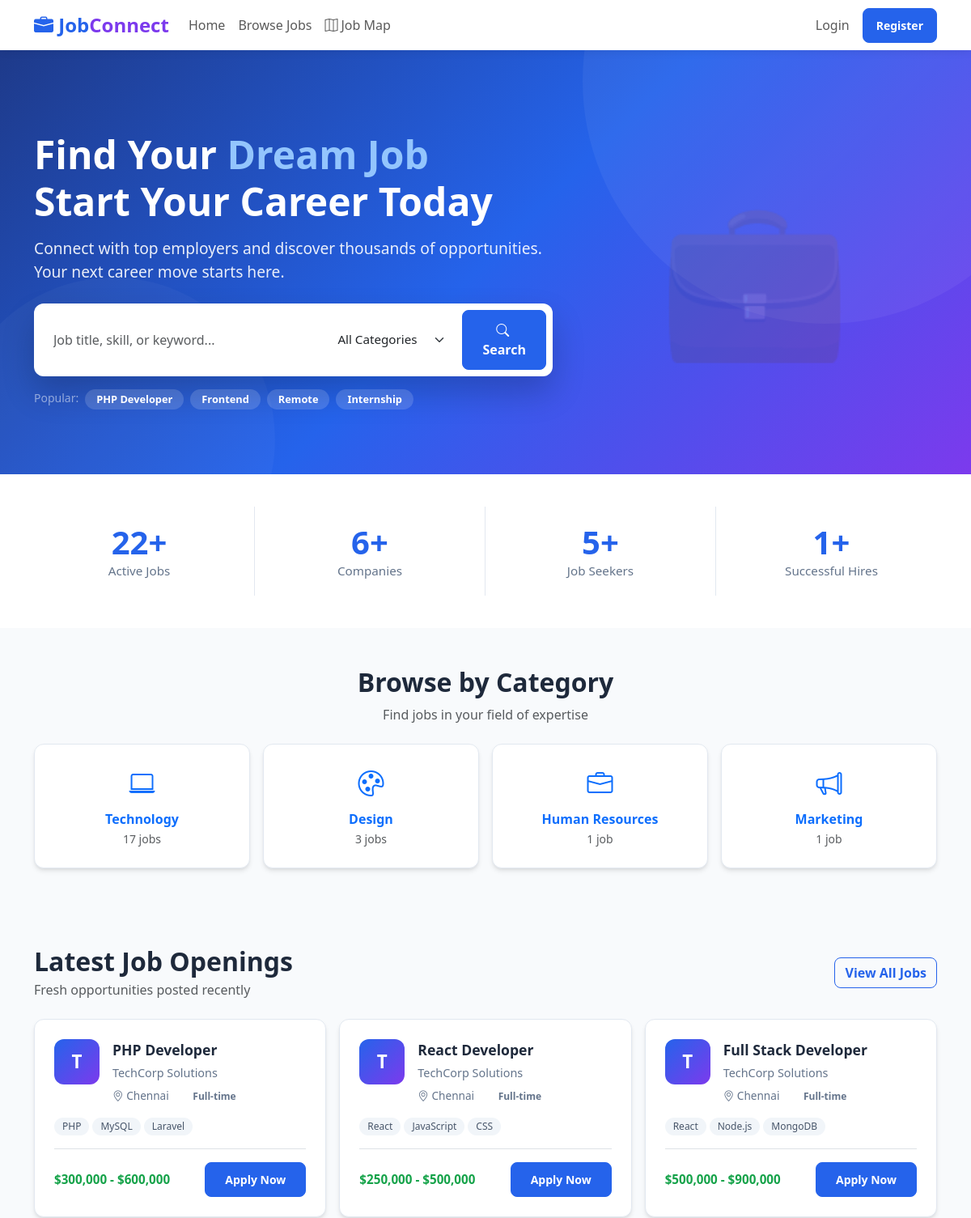
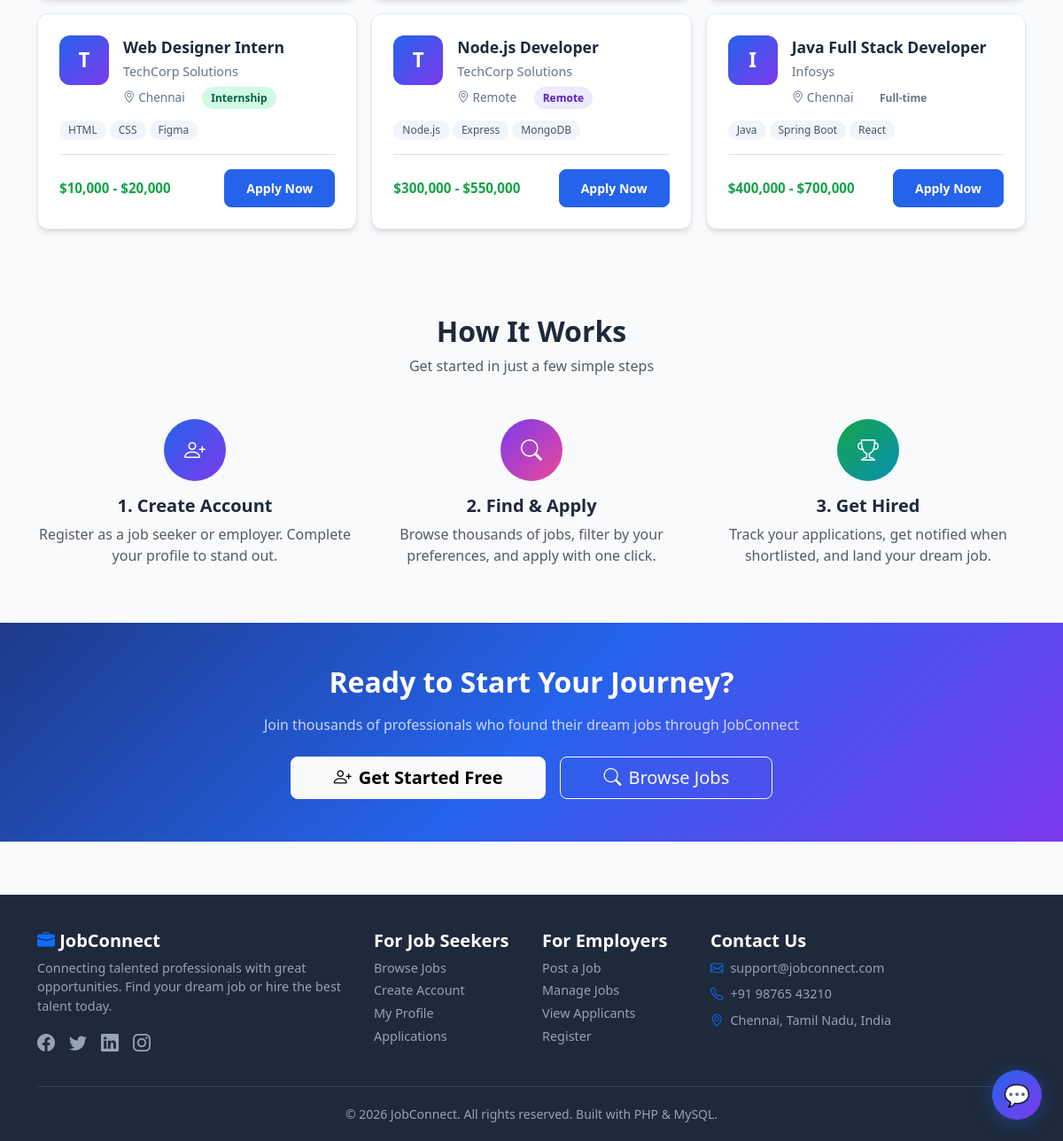
The page / on the database its author committed (2 pictures, top to bottom).
### tables this page shows
CREATE TABLE jobs (
    id                  INT AUTO_INCREMENT PRIMARY KEY,
    employer_id         INT NOT NULL,
    title               VARCHAR(150) NOT NULL,
    description         TEXT NOT NULL,
    skills_required     TEXT,
    category            VARCHAR(100),
    location            VARCHAR(100),
    job_type            ENUM('full-time','part-time','internship','remote','contract') DEFAULT 'full-time',
    experience_required VARCHAR(50),
    salary_min          DECIMAL(10,2),
    salary_max          DECIMAL(10,2),
    deadline            DATE,
    status              ENUM('active','closed','draft') DEFAULT 'active',
    created_at          TIMESTAMP DEFAULT CURRENT_TIMESTAMP,
    FOREIGN KEY (employer_id) REFERENCES users(id) ON DELETE CASCADE
);

### config/db.php (called while the page is built, shortened)
<?php
function isLoggedIn() {
    return isset($_SESSION['user_id']);
}

### index.php (the view, shortened to what this page needs)
<?php
require_once 'config/db.php';
$total_jobs      = $conn->query("SELECT COUNT(*) as c FROM jobs WHERE status='active'")->fetch_assoc()['c'];
$total_companies = $conn->query("SELECT COUNT(*) as c FROM employer_profiles")->fetch_assoc()['c'];
$total_students  = $conn->query("SELECT COUNT(*) as c FROM users WHERE role='student'")->fetch_assoc()['c'];
$total_hired     = $conn->query("SELECT COUNT(*) as c FROM applications WHERE status='hired'")->fetch_assoc()['c'];
$featured_jobs = $conn->query("
    SELECT j.*, ep.company_name,
           (SELECT COUNT(*) FROM applications WHERE job_id = j.id) as app_count
    FROM jobs j
    JOIN employer_profiles ep ON j.employer_id = ep.user_id
    WHERE j.status = 'active'
    ORDER BY j.created_at DESC LIMIT 6
");
$categories = $conn->query("
    SELECT category, COUNT(*) as count
    FROM jobs WHERE status='active' AND category IS NOT NULL
    GROUP BY category ORDER BY count DESC LIMIT 8
");
$category_icons = [
    'Technology' => 'bi-laptop',
    'Design' => 'bi-palette',
    'Marketing' => 'bi-megaphone',
    'Finance' => 'bi-graph-up',
    'Healthcare' => 'bi-heart-pulse',
    'Education' => 'bi-book',
    'Sales' => 'bi-cart',
    'HR' => 'bi-people',
    'Operations' => 'bi-gear',
    'Other' => 'bi-briefcase',
];
include 'includes/header.php';
?>
<section class="hero-section">
    <div class="container position-relative" style="z-index:1;">
        <div class="row align-items-center">
            <div class="col-lg-7">
                <h1 class="mb-3">Find Your <span style="color:#93c5fd;">Dream Job</span><br>Start Your Career Today</h1>
                <p class="mb-4">Connect with top employers and discover thousands of opportunities. Your next career move starts here.</p>
                <form action="student/browse-jobs.php" method="GET">
                    <div class="search-box d-flex gap-2">
                        <input type="text" name="keyword" class="form-control border-0" placeholder="Job title, skill, or keyword..." style="font-size:1rem;">
                        <select name="category" class="form-select border-0" style="max-width:160px;">
                            <option value="">All Categories</option>
                        </select>
                        <button type="submit" class="btn btn-primary px-4">
                            <i class="bi bi-search me-1"></i>Search
                        </button>
                    </div>
                </form>
                <div class="mt-3 d-flex flex-wrap gap-2">
                    <span class="text-white-50 small">Popular:</span>
                    <?php foreach (['PHP Developer', 'Frontend', 'Remote', 'Internship'] as $tag): ?>
                        <a href="student/browse-jobs.php?keyword=<?= urlencode($tag) ?>"
                           class="badge text-decoration-none"
                           style="background:rgba(255,255,255,0.15);color:white;padding:6px 14px;border-radius:20px;font-size:0.8rem;">
                            <?= $tag ?>
                        </a>
                    <?php endforeach; ?>
                </div>
            </div>
            <div class="col-lg-5 d-none d-lg-flex justify-content-center">
                <div style="font-size:12rem;opacity:0.15;line-height:1;">💼</div>
            </div>
        </div>
    </div>
</section>
<section class="stats-section">
    <div class="container">
        <div class="row">
            <div class="col-6 col-md-3 stat-card">
                <h3><?= number_format($total_jobs) ?>+</h3>
                <p>Active Jobs</p>
            </div>
            <div class="col-6 col-md-3 stat-card">
                <h3><?= number_format($total_companies) ?>+</h3>
                <p>Companies</p>
            </div>
            <div class="col-6 col-md-3 stat-card">
                <h3><?= number_format($total_students) ?>+</h3>
                <p>Job Seekers</p>
            </div>
            <div class="col-6 col-md-3 stat-card">
                <h3><?= number_format($total_hired) ?>+</h3>
                <p>Successful Hires</p>
            </div>
        </div>
    </div>
</section>
<?php if ($categories->num_rows > 0): ?>
<section class="py-5" style="background:#f8fafc;">
    <div class="container">
        <div class="text-center mb-4">
            <h2 class="fw-bold">Browse by Category</h2>
            <p class="text-muted">Find jobs in your field of expertise</p>
        </div>
        <div class="row g-3">
            <?php while ($cat = $categories->fetch_assoc()): ?>
                <div class="col-6 col-md-3">
                    <a href="student/browse-jobs.php?category=<?= urlencode($cat['category']) ?>" class="text-decoration-none">
                        <div class="dash-card text-center p-4" style="cursor:pointer;transition:all 0.3s;">
                            <i class="bi <?= $category_icons[$cat['category']] ?? 'bi-briefcase' ?> fs-2 text-primary d-block mb-2"></i>
                            <div class="fw-bold"><?= htmlspecialchars($cat['category']) ?></div>
                            <small class="text-muted"><?= $cat['count'] ?> job<?= $cat['count'] > 1 ? 's' : '' ?></small>
                        </div>
                    </a>
                </div>
            <?php endwhile; ?>
        </div>
    </div>
</section>
<?php endif; ?>
<section class="py-5">
    <div class="container">
        <div class="d-flex justify-content-between align-items-center mb-4">
            <div>
                <h2 class="fw-bold mb-1">Latest Job Openings</h2>
                <p class="text-muted mb-0">Fresh opportunities posted recently</p>
            </div>
            <a href="student/browse-jobs.php" class="btn btn-outline-primary">View All Jobs</a>
        </div>
        <?php if ($featured_jobs->num_rows === 0): ?>
            <div class="empty-state">
                <i class="bi bi-briefcase"></i>
                <h5>No jobs available yet</h5>
                <p>Check back soon for new opportunities!</p>
            </div>
        <?php else: ?>
            <div class="row g-3">
                <?php while ($job = $featured_jobs->fetch_assoc()): ?>
                    <div class="col-md-6 col-lg-4">
                        <div class="job-card h-100">
                            <div class="d-flex gap-3 align-items-start">
                                <div class="company-logo"><?= strtoupper(substr($job['company_name'], 0, 1)) ?></div>
                                <div class="flex-grow-1">
                                    <a href="student/browse-jobs.php?view=<?= $job['id'] ?>" class="job-title d-block"><?= htmlspecialchars($job['title']) ?></a>
                                    <div class="company-name"><?= htmlspecialchars($job['company_name']) ?></div>
                                    <div class="job-meta mt-2">
                                        <span class="me-3"><i class="bi bi-geo-alt"></i> <?= htmlspecialchars($job['location']) ?></span>
                                        <span class="badge-job-type badge-<?= str_replace('-', '', $job['job_type']) ?>"><?= ucfirst($job['job_type']) ?></span>
                                    </div>
                                </div>
                            </div>
                            <?php if ($job['skills_required']): ?>
                                <div class="mt-3 d-flex flex-wrap gap-1">
                                    <?php foreach (array_slice(explode(',', $job['skills_required']), 0, 3) as $skill): ?>
                                        <span style="background:#f1f5f9;color:#475569;padding:2px 10px;border-radius:20px;font-size:0.75rem;"><?= htmlspecialchars(trim($skill)) ?></span>
                                    <?php endforeach; ?>
                                </div>
                            <?php endif; ?>
                            <div class="mt-3 d-flex justify-content-between align-items-center border-top pt-3">
                                <?php if ($job['salary_min']): ?>
                                    <span class="salary-range small">$<?= number_format($job['salary_min']) ?> - $<?= number_format($job['salary_max']) ?></span>
                                <?php else: ?>
                                    <span class="text-muted small"><i class="bi bi-people"></i> <?= $job['app_count'] ?> applicants</span>
                                <?php endif; ?>
                                <a href="<?= isLoggedIn() && getUserRole() === 'student' ? 'student/apply.php?job_id='.$job['id'] : 'auth/login.php' ?>"
                                   class="btn btn-sm btn-primary">Apply Now</a>
                            </div>
                        </div>
                    </div>
                <?php endwhile; ?>
            </div>
        <?php endif; ?>
    </div>
</section>
<section class="py-5" style="background:#f8fafc;">
    <div class="container">
        <div class="text-center mb-5">
            <h2 class="fw-bold">How It Works</h2>
            <p class="text-muted">Get started in just a few simple steps</p>
        </div>
        <div class="row g-4">
            <div class="col-md-4 text-center">
                <div style="width:70px;height:70px;border-radius:50%;background:linear-gradient(135deg,#2563eb,#7c3aed);display:flex;align-items:center;justify-content:center;margin:0 auto 16px;color:white;font-size:1.5rem;">
                    <i class="bi bi-person-plus"></i>
                </div>
                <h5 class="fw-bold">1. Create Account</h5>
                <p class="text-muted">Register as a job seeker or employer. Complete your profile to stand out.</p>
            </div>
            <div class="col-md-4 text-center">
                <div style="width:70px;height:70px;border-radius:50%;background:linear-gradient(135deg,#7c3aed,#ec4899);display:flex;align-items:center;justify-content:center;margin:0 auto 16px;color:white;font-size:1.5rem;">
                    <i class="bi bi-search"></i>
                </div>
                <h5 class="fw-bold">2. Find & Apply</h5>
                <p class="text-muted">Browse thousands of jobs, filter by your preferences, and apply with one click.</p>
            </div>
            <div class="col-md-4 text-center">
                <div style="width:70px;height:70px;border-radius:50%;background:linear-gradient(135deg,#16a34a,#0891b2);display:flex;align-items:center;justify-content:center;margin:0 auto 16px;color:white;font-size:1.5rem;">
                    <i class="bi bi-trophy"></i>
                </div>
                <h5 class="fw-bold">3. Get Hired</h5>
                <p class="text-muted">Track your applications, get notified when shortlisted, and land your dream job.</p>
            </div>
        </div>
    </div>
</section>
<?php if (!isLoggedIn()): ?>
<section class="py-5" style="background:linear-gradient(135deg,#1e3a8a,#2563eb,#7c3aed);color:white;">
    <div class="container text-center">
        <h2 class="fw-bold mb-3">Ready to Start Your Journey?</h2>
        <p class="mb-4 opacity-75">Join thousands of professionals who found their dream jobs through JobConnect</p>
        <div class="d-flex gap-3 justify-content-center flex-wrap">
            <a href="auth/register.php" class="btn btn-light btn-lg px-5 fw-bold">
                <i class="bi bi-person-plus me-2"></i>Get Started Free
            </a>
            <a href="student/browse-jobs.php" class="btn btn-outline-light btn-lg px-5">
                <i class="bi bi-search me-2"></i>Browse Jobs
            </a>
        </div>
    </div>
</section>
<?php endif; ?>
<?php include 'includes/footer.php'; ?>

### rows shown on the page
jobs: company_name "T", title "PHP Developer", company_name "TechCorp Solutions", location "Chennai", job_type "Full-time", skills_required "PHP", skills_required "MySQL", skills_required "Laravel", salary_min "300,000", salary_max "600,000"
jobs: company_name "T", title "React Developer", company_name "TechCorp Solutions", location "Chennai", job_type "Full-time", skills_required "React", skills_required "JavaScript", skills_required "CSS", salary_min "250,000", salary_max "500,000"
jobs: company_name "T", title "Full Stack Developer", company_name "TechCorp Solutions", location "Chennai", job_type "Full-time", skills_required "React", skills_required "Node.js", skills_required "MongoDB", salary_min "500,000", salary_max "900,000"
jobs: company_name "T", title "Web Designer Intern", company_name "TechCorp Solutions", location "Chennai", job_type "Internship", skills_required "HTML", skills_required "CSS", skills_required "Figma", salary_min "10,000", salary_max "20,000"
jobs: company_name "T", title "Node.js Developer", company_name "TechCorp Solutions", location "Remote", job_type "Remote", skills_required "Node.js", skills_required "Express", skills_required "MongoDB", salary_min "300,000", salary_max "550,000"
jobs: company_name "I", title "Java Full Stack Developer", company_name "Infosys", location "Chennai", job_type "Full-time", skills_required "Java", skills_required "Spring Boot", skills_required "React", salary_min "400,000", salary_max "700,000"

### other values the page prints
$tag "PHP Developer"
$tag "Frontend"
$tag "Remote"
$tag "Internship"
$total_jobs "22"
$total_companies "6"
$total_students "5"
$total_hired "1"
$cat['category'] "Technology"
$cat['count'] "17"
$cat['category'] "Design"
$cat['count'] "3"
$cat['category'] "Human Resources"
$cat['count'] "1"
$cat['category'] "Marketing"
